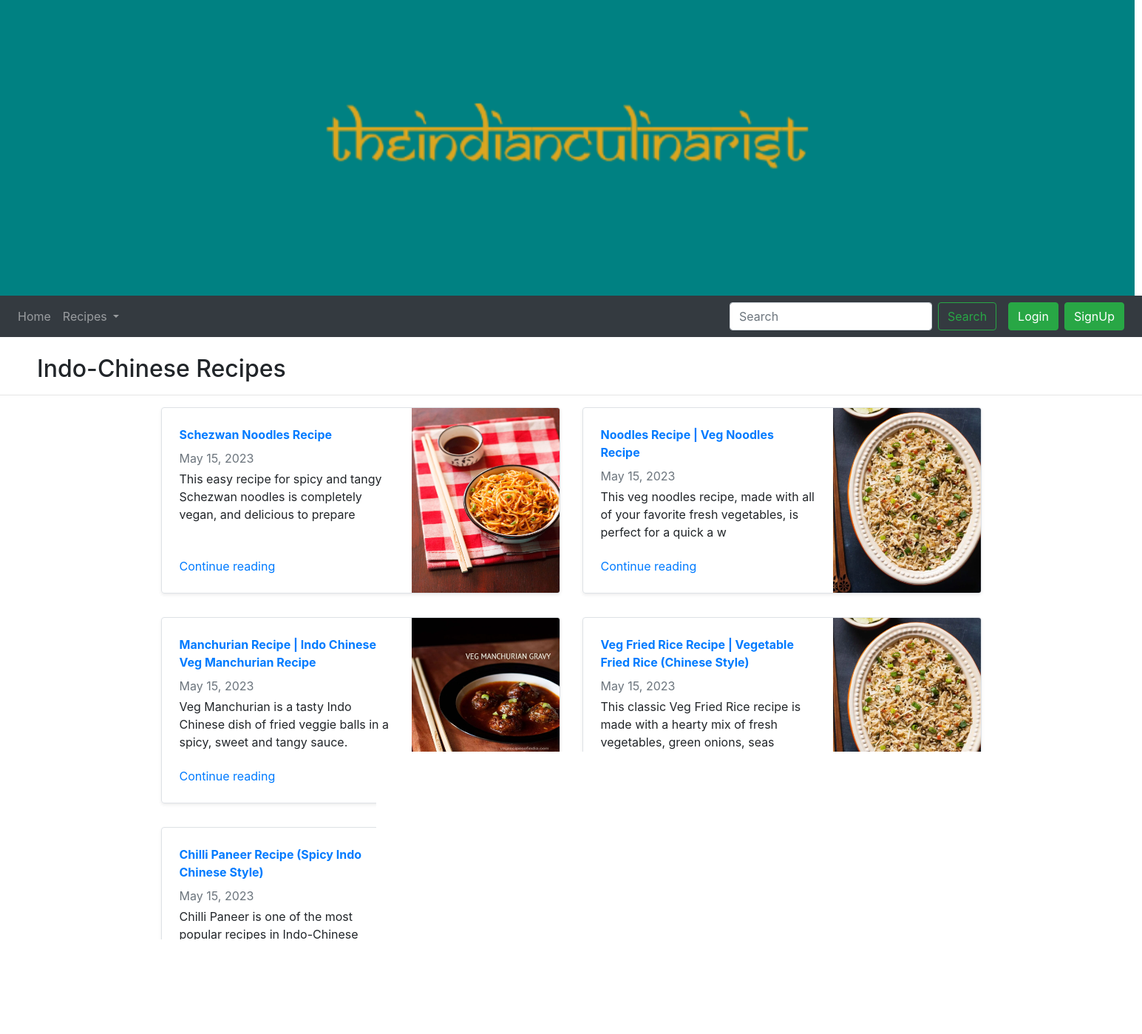
Page /index/indochinese on the committed database.
### app/models.py (models this page shows, shortened)
class recipe(models.Model):
    region=models.CharField(max_length=100)
    title =models.CharField(max_length=100)
    image=models.ImageField(upload_to='images',default="")
    date=models.DateField()
    desc =models.TextField()
    ratings =models.FloatField()
    video =models.FileField(upload_to='videos')

### app/views.py (the view)
# urls.py: path('index/<category>', views.index,name="index"),
def index(request,category):
    if category=='southindian':
        category='South Indian'
        posts=recipe.objects.filter(region='South Indian')
    elif category=='northindian':
        category='North Indian'
        posts=recipe.objects.filter(region='North Indian')
    elif category=='indochinese':
        category='Indo-Chinese'
        posts=recipe.objects.filter(region='Indo-Chinese')
    return render(request,'app/index.html',{"category":category,"posts":posts})

### app/templates/app/index.html (shortened to what this page needs)
{% extends 'app/navbar.html' %}
{% block content %}
    <br />
    <h2 style=" position: relative; left:50px;">{{category}} Recipes</h2>
    <hr />
    <div class="container mt-3">
    <div class="row my-2">
        {% for item in posts %}
        <div class="col-md-6">
            <div class="row no-gutters border rounded overflow-hidden flex-md-row mb-4 shadow-sm h-md-250 position-relative">
                <div class="col p-4 d-flex flex-column position-static">
                    <strong class="d-inline-block mb-2 text-primary">
                         {{item.title}}
                    </strong>
                    <div class="mb-1 text-muted">{{item.date}}</div>
                    <p class="card-text mb-auto">{{item.desc|safe|slice:":100"}}</p>
                    <a href="{% url 'display' topic=item.title %}{% url 'display' topic=item.title %}" class="stretched-link">Continue reading</a>
                </div>
                <div class="col-auto d-none d-lg-block">
                    <img src="/media/{{item.image}}" class="bd-placeholder-img" width="200" height="250" aria-label="Placeholder: Thumbnail">
                </div>
            </div>
        </div>
        {% if forloop.counter|divisibleby:2%}
    </div>
    <div class="row my-2">
        {%endif%}
        {%endfor%}
    </div>
    </div>
{% endblock %}

### rows in the picture
recipe: title "Schezwan Noodles Recipe", date "May 15, 2023", desc "This easy recipe for spicy and tangy Schezwan noodles is completely vegan, and delicious to prepare", image (picture)
recipe: title "Noodles Recipe | Veg Noodles Recipe", date "May 15, 2023", desc "This veg noodles recipe, made with all of your favorite fresh vegetables, is perfect for a quick a w", image (picture)
recipe: title "Manchurian Recipe | Indo Chinese Veg Manchurian Recipe", date "May 15, 2023", desc "Veg Manchurian is a tasty Indo Chinese dish of fried veggie balls in a spicy, sweet and tangy sauce.", image (picture)
recipe: title "Veg Fried Rice Recipe | Vegetable Fried Rice (Chinese Style)", date "May 15, 2023", desc "This classic Veg Fried Rice recipe is made with a hearty mix of fresh vegetables, green onions, seas", image (picture)
recipe: title "Chilli Paneer Recipe (Spicy Indo Chinese Style)", date "May 15, 2023", desc "Chilli Paneer is one of the most popular recipes in Indo-Chinese cuisine. It is simply flour or batt", image (picture)

### other values in the picture
{{ category }} "Indo-Chinese"
